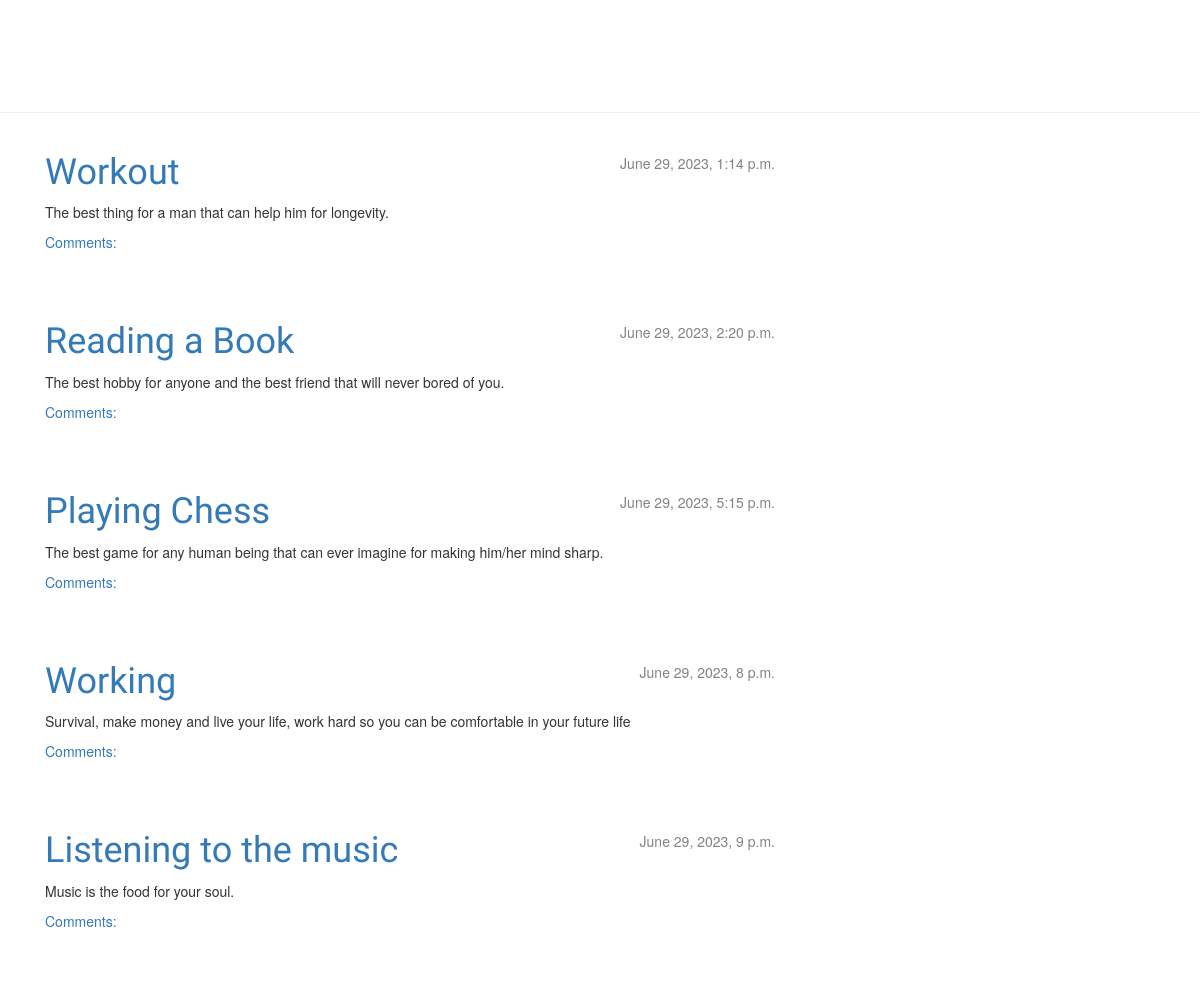
The app's page /, older data.
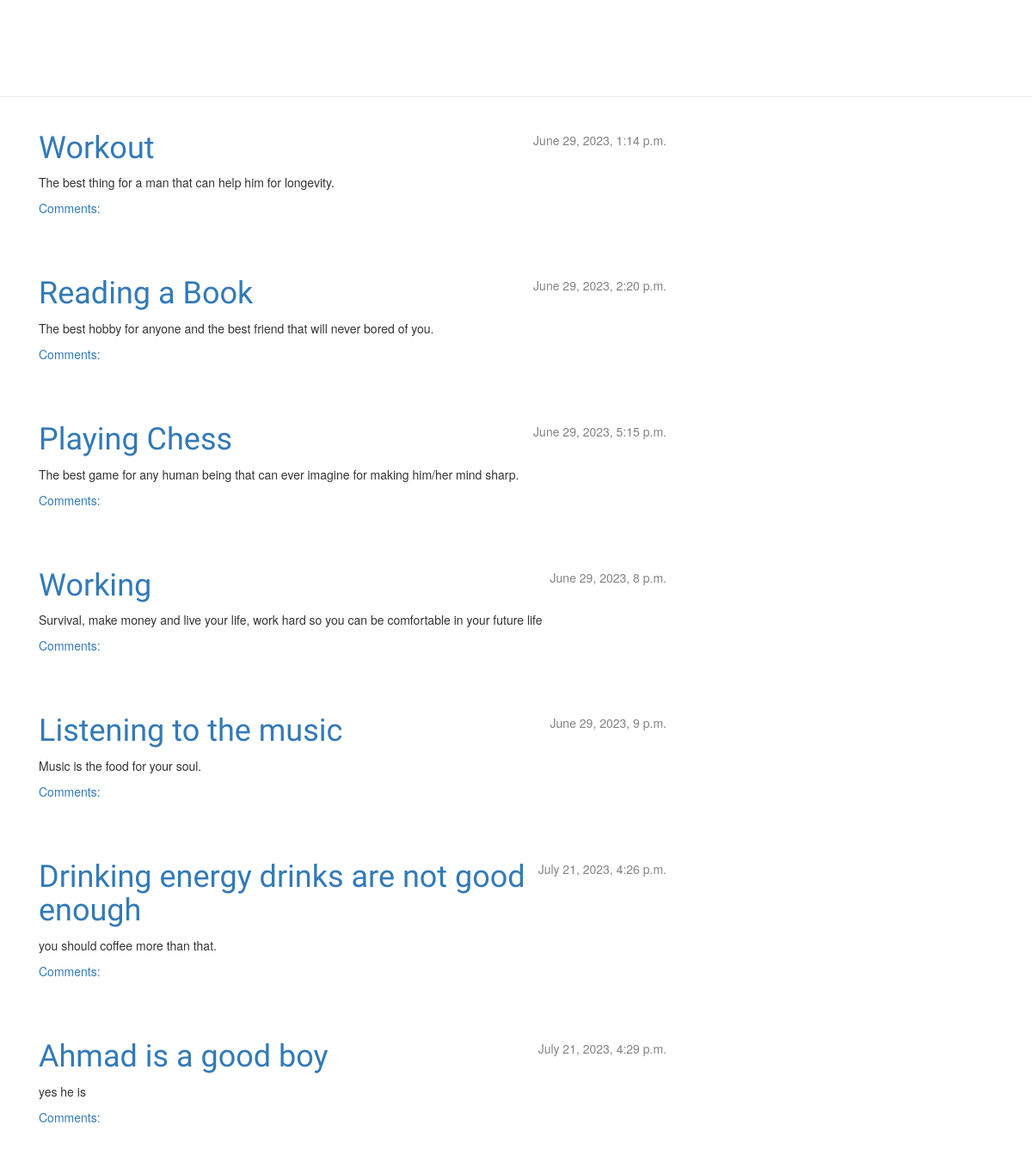
The same page, newer data.
### blog/models.py (models this page shows, shortened)
class Post(models.Model):
    author = models.ForeignKey(settings.AUTH_USER_MODEL, on_delete=models.CASCADE)
    title = models.CharField(max_length=200)
    text = models.TextField()
    created_date = models.DateTimeField(default=timezone.now)
    published_date = models.DateTimeField(blank=True, null=True)

### blog/views.py (the view)
# urls.py: path('', views.post_list, name='post_list'),
def post_list(request):
    posts = Post.objects.filter(published_date__lte=timezone.now()).order_by('published_date')
    return render(request, 'blog/post_list.html', {'posts': posts})

### blog/templates/blog/post_list.html
{% extends 'blog/base.html' %}
{% block content %}
    {% for post in posts %}
        <div class="post">
            <div class="date">
                {{ post.published_date }}
            </div>
            <h1><a href="{% url 'post_detail' pk=post.pk %}">{{ post.title }}</a></h1>
            <p>{{ post.text|linebreaksbr }}</p>
            <a href="{% url 'post_detail' pk=post.pk %}">Comments: {{ post.approved_comments.count }}</a>
        </div>
    {% endfor %}
{% endblock content %}

Row changes from the older to the newer data that the page shows:
added Post: published_date "July 21, 2023, 4:26 p.m.", title "Drinking energy drinks are not good enough", text "you should coffee more than that."
added Post: published_date "July 21, 2023, 4:29 p.m.", title "Ahmad is a good boy", text "yes he is"
